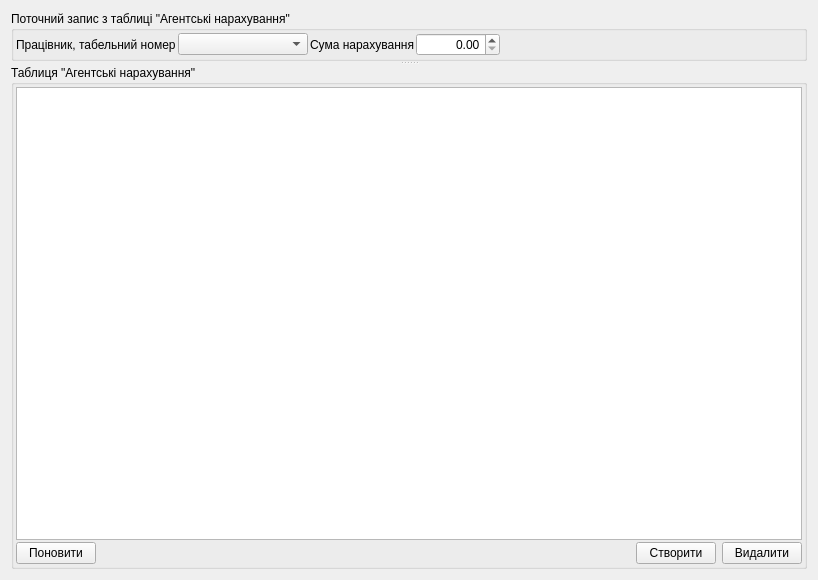
<?xml version="1.0" encoding="UTF-8"?>
<ui version="4.0">
 <class>UForm_AParkZarplataAgentski</class>
 <widget class="QWidget" name="UForm_AParkZarplataAgentski">
  <property name="geometry">
   <rect>
    <x>0</x>
    <y>0</y>
    <width>817</width>
    <height>580</height>
   </rect>
  </property>
  <property name="windowTitle">
   <string>Зарплата в агентських</string>
  </property>
  <layout class="QVBoxLayout" name="verticalLayout_3">
   <item>
    <widget class="QSplitter" name="splitter">
     <property name="orientation">
      <enum>Qt::Vertical</enum>
     </property>
     <widget class="QGroupBox" name="groupBox_curRecord">
      <property name="sizePolicy">
       <sizepolicy hsizetype="Minimum" vsizetype="Fixed">
        <horstretch>0</horstretch>
        <verstretch>1</verstretch>
       </sizepolicy>
      </property>
      <property name="title">
       <string>Поточний запис з таблиці &quot;Агентські нарахування&quot;</string>
      </property>
      <layout class="QHBoxLayout" name="horizontalLayout_3">
       <property name="spacing">
        <number>2</number>
       </property>
       <property name="margin">
        <number>2</number>
       </property>
       <item>
        <layout class="QHBoxLayout" name="horizontalLayout_2">
         <item>
          <widget class="QLabel" name="label_tabNomer">
           <property name="text">
            <string>Працівник, табельний номер</string>
           </property>
          </widget>
         </item>
         <item>
          <widget class="QComboBox" name="comboBox_tabNomer">
           <property name="sizePolicy">
            <sizepolicy hsizetype="Expanding" vsizetype="Fixed">
             <horstretch>0</horstretch>
             <verstretch>0</verstretch>
            </sizepolicy>
           </property>
           <property name="minimumSize">
            <size>
             <width>130</width>
             <height>0</height>
            </size>
           </property>
          </widget>
         </item>
        </layout>
       </item>
       <item>
        <layout class="QHBoxLayout" name="horizontalLayout_12">
         <property name="spacing">
          <number>1</number>
         </property>
         <item>
          <widget class="QLabel" name="label_suma">
           <property name="text">
            <string>Сума нарахування</string>
           </property>
          </widget>
         </item>
         <item>
          <widget class="QDoubleSpinBox" name="doubleSpinBox_suma">
           <property name="minimumSize">
            <size>
             <width>80</width>
             <height>0</height>
            </size>
           </property>
           <property name="alignment">
            <set>Qt::AlignRight|Qt::AlignTrailing|Qt::AlignVCenter</set>
           </property>
           <property name="maximum">
            <double>100000.000000000000000</double>
           </property>
          </widget>
         </item>
        </layout>
       </item>
       <item>
        <spacer name="horizontalSpacer_3">
         <property name="orientation">
          <enum>Qt::Horizontal</enum>
         </property>
         <property name="sizeHint" stdset="0">
          <size>
           <width>302</width>
           <height>13</height>
          </size>
         </property>
        </spacer>
       </item>
      </layout>
     </widget>
     <widget class="QGroupBox" name="groupBox_PerelikPracivnykiv">
      <property name="sizePolicy">
       <sizepolicy hsizetype="Preferred" vsizetype="Expanding">
        <horstretch>0</horstretch>
        <verstretch>10</verstretch>
       </sizepolicy>
      </property>
      <property name="title">
       <string>Таблиця &quot;Агентські нарахування&quot;</string>
      </property>
      <layout class="QVBoxLayout" name="verticalLayout">
       <property name="spacing">
        <number>2</number>
       </property>
       <property name="margin">
        <number>2</number>
       </property>
       <item>
        <widget class="QTableWidget" name="tableWidget">
         <property name="editTriggers">
          <set>QAbstractItemView::AnyKeyPressed|QAbstractItemView::DoubleClicked|QAbstractItemView::EditKeyPressed|QAbstractItemView::SelectedClicked</set>
         </property>
         <property name="alternatingRowColors">
          <bool>true</bool>
         </property>
         <property name="selectionMode">
          <enum>QAbstractItemView::SingleSelection</enum>
         </property>
         <property name="selectionBehavior">
          <enum>QAbstractItemView::SelectRows</enum>
         </property>
        </widget>
       </item>
       <item>
        <layout class="QHBoxLayout" name="horizontalLayout">
         <property name="spacing">
          <number>6</number>
         </property>
         <item>
          <widget class="QPushButton" name="pushButton_reload">
           <property name="text">
            <string>Поновити</string>
           </property>
           <property name="icon">
            <iconset resource="../images/UAutoParkImg.qrc">
             <normaloff>:/icontexto_webdev_pack/icontexto_webdev_pack/icontexto-webdev-reload-032x032.png</normaloff>:/icontexto_webdev_pack/icontexto_webdev_pack/icontexto-webdev-reload-032x032.png</iconset>
           </property>
          </widget>
         </item>
         <item>
          <spacer name="horizontalSpacer">
           <property name="orientation">
            <enum>Qt::Horizontal</enum>
           </property>
           <property name="sizeHint" stdset="0">
            <size>
             <width>40</width>
             <height>20</height>
            </size>
           </property>
          </spacer>
         </item>
         <item>
          <widget class="QPushButton" name="pushButton_create">
           <property name="text">
            <string>Створити</string>
           </property>
           <property name="icon">
            <iconset resource="../images/UAutoParkImg.qrc">
             <normaloff>:/icontexto_webdev_pack/icontexto_webdev_pack/icontexto-webdev-add-032x032.png</normaloff>:/icontexto_webdev_pack/icontexto_webdev_pack/icontexto-webdev-add-032x032.png</iconset>
           </property>
          </widget>
         </item>
         <item>
          <widget class="QPushButton" name="pushButton_delete">
           <property name="text">
            <string>Видалити</string>
           </property>
           <property name="icon">
            <iconset resource="../images/UAutoParkImg.qrc">
             <normaloff>:/icontexto_webdev_pack/icontexto_webdev_pack/icontexto-webdev-remove-032x032.png</normaloff>:/icontexto_webdev_pack/icontexto_webdev_pack/icontexto-webdev-remove-032x032.png</iconset>
           </property>
          </widget>
         </item>
        </layout>
       </item>
      </layout>
     </widget>
    </widget>
   </item>
  </layout>
 </widget>
 <tabstops>
  <tabstop>tableWidget</tabstop>
  <tabstop>pushButton_reload</tabstop>
  <tabstop>pushButton_create</tabstop>
  <tabstop>pushButton_delete</tabstop>
 </tabstops>
 <resources>
  <include location="../images/UAutoParkImg.qrc"/>
 </resources>
 <connections/>
</ui>
